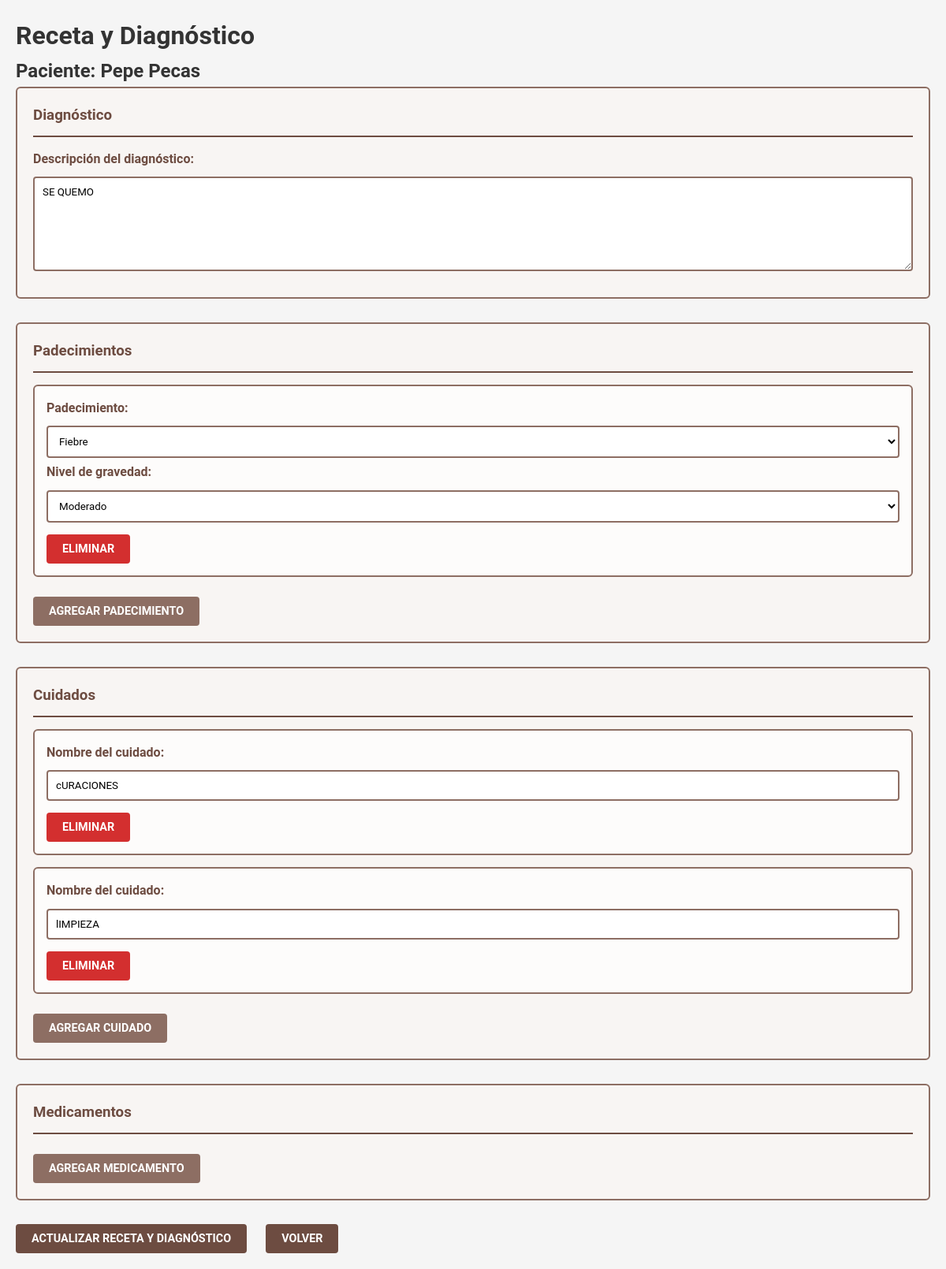
Screenshot of /doctor/receta-paciente/2/ (signed in) with the database file from the repository.
### usuarioJefa/models.py (models this page shows, shortened)
class Paciente(models.Model):
    SEXO_CHOICES = [
        ('M', 'Masculino'),
        ('F', 'Femenino'),
    ]
    ESTADO_CHOICES = [
        ('ACTIVO', 'Activo'),
        ('INACTIVO', 'Inactivo'),
    ]
    nombres = models.CharField(max_length=100)
    apellidos = models.CharField(max_length=100)
    fecha_nacimiento = models.DateField()
    sexo = models.CharField(max_length=1, choices=SEXO_CHOICES)
    num_seguridad_social = models.CharField(max_length=20, unique=True)
    fecha_ingreso = models.DateTimeField(default=timezone.now)
    estado = models.CharField(max_length=10, choices=ESTADO_CHOICES, default='ACTIVO')
    area = models.ForeignKey('login.AreaEspecialidad', on_delete=models.PROTECT)  # Referenciamos a login.AreaEspecialidad
    doctor_actual = models.ForeignKey(
        Usuarios,
        on_delete=models.SET_NULL,
        null=True,
        related_name='pacientes_doctor',
        limit_choices_to={'tipoUsuario': 'DR'}
    )
    enfermero_actual = models.ForeignKey(
        Usuarios,
        on_delete=models.SET_NULL,
        null=True,
        related_name='pacientes_enfermero',
        limit_choices_to={'tipoUsuario': 'EN'}
    )
    hospital_origen = models.CharField(max_length=200, blank=True, null=True)
    esta_activo = models.BooleanField(default=True)
    fecha_alta = models.DateTimeField(null=True, blank=True)
    numero_ingresos = models.PositiveIntegerField(default=1)

### usuarioDoctor/models.py (models this page shows, shortened)
class Diagnostico(models.Model):
    NIVELES_GRAVEDAD = [
        (1, 'Leve'),
        (2, 'Moderado'),
        (3, 'Grave')
    ]
    paciente = models.ForeignKey('usuarioJefa.Paciente', on_delete=models.CASCADE, related_name='diagnosticos')
    doctor = models.ForeignKey(
        Usuarios,
        on_delete=models.PROTECT,
        limit_choices_to={'tipoUsuario': 'DR'}
    )
    descripcion = models.TextField()
    cuidados_especificos = models.TextField()
    fecha_creacion = models.DateTimeField(auto_now_add=True)
    fecha_modificacion = models.DateTimeField(auto_now=True)
    aprobado_por_jefa = models.BooleanField(default=False)
    activo = models.BooleanField(default=True)
    numero_ingreso = models.PositiveIntegerField(default=1)
    class Meta:
        ordering = ['-fecha_creacion']

class RecetaPadecimiento(models.Model):
    receta = models.ForeignKey(Receta, on_delete=models.CASCADE, related_name='padecimientos')
    padecimiento = models.ForeignKey(Padecimiento, on_delete=models.PROTECT)
    nivel_gravedad = models.IntegerField(choices=Diagnostico.NIVELES_GRAVEDAD)

class Padecimiento(models.Model):
    nombre = models.CharField(max_length=200)
    descripcion = models.TextField(null=True, blank=True)
    areas = models.ManyToManyField(
        'login.AreaEspecialidad',
        blank=True,
        related_name='padecimientos_relacionados',
        help_text="Áreas hospitalarias donde se maneja este padecimiento"
    )
    fortalezas = models.ManyToManyField(
        'login.Fortaleza',
        blank=True,
        related_name='padecimientos_asociados',
        help_text="Fortalezas de enfermería necesarias para atender este padecimiento"
    )
    activo = models.BooleanField(default=True)
    class Meta:
        ordering = ['nombre']
        verbose_name = 'Padecimiento'
        verbose_name_plural = 'Padecimientos'

class RecetaCuidado(models.Model):
    receta = models.ForeignKey(Receta, on_delete=models.CASCADE, related_name='cuidados')
    cuidado = models.ForeignKey(Cuidado, on_delete=models.PROTECT)
    completado = models.BooleanField(default=False)
    fecha_completado = models.DateTimeField(null=True, blank=True)
    completado_por = models.ForeignKey(
        'login.Usuarios',
        null=True,
        blank=True,
        on_delete=models.SET_NULL,
        limit_choices_to={'tipoUsuario': 'EN'}
    )

class Cuidado(models.Model):
    nombre = models.CharField(max_length=200)
    class Meta:
        verbose_name = 'Cuidado'
        verbose_name_plural = 'Cuidados'

### usuarioDoctor/views.py (the view, shortened to what this page needs)
@login_required
def receta_paciente(request, paciente_id):
    paciente = get_object_or_404(Paciente, id=paciente_id)
    receta_actual = Receta.objects.filter(
        paciente=paciente,
        activa=True
    ).select_related('diagnostico').first()
    context = {
        'paciente': paciente,
        'medicamentos': Medicamento.objects.filter(cantidad_disponible__gt=0),
        'niveles_gravedad': Diagnostico.NIVELES_GRAVEDAD,
        'receta_actual': receta_actual,
        'padecimientos_disponibles': Padecimiento.objects.filter(activo=True)  # Añadido
    }
    if receta_actual:
        context.update({
            'padecimientos': RecetaPadecimiento.objects.filter(receta=receta_actual).select_related('padecimiento'),
            'cuidados': RecetaCuidado.objects.filter(receta=receta_actual).select_related('cuidado'),
            'detalles_medicamentos': DetalleReceta.objects.filter(receta=receta_actual).select_related('medicamento'),
            'diagnostico': receta_actual.diagnostico,
        })
    return render(request, 'usuarioDoctor/receta_paciente.html', context)

### usuarioDoctor/templates/usuarioDoctor/Receta_paciente.html (shortened to what this page needs)
<!DOCTYPE html>
<html lang="es">
<head>
</head>
<body>
    <h1>Receta y Diagnóstico</h1>
    <h2>Paciente: {{ paciente.nombres }} {{ paciente.apellidos }}</h2>
    <form method="POST" id="recetaForm">
        <div class="seccion-diagnostico">
            <h3>Diagnóstico</h3>
            <div>
                <label for="descripcion">Descripción del diagnóstico:</label><br>
                <textarea name="descripcion_diagnostico" id="descripcion" rows="4" required>{% if diagnostico %}{{ diagnostico.descripcion }}{% endif %}</textarea>
            </div>
        </div>
<div class="seccion-padecimientos">
    <h3>Padecimientos</h3>
    <div id="padecimientos-container">
        {% if padecimientos %}
            {% for padecimiento in padecimientos %}
                <div class="padecimiento-row">
                    <div>
                        <label>Padecimiento:</label>
                        <select name="padecimientos[]" required>
                            {% for pad in padecimientos_disponibles %}
                                <option value="{{ pad.id }}" {% if pad.id == padecimiento.padecimiento.id %}selected{% endif %}>
                                    {{ pad.nombre }}
                                </option>
                            {% endfor %}
                        </select>
                    </div>
                    <div>
                        <label>Nivel de gravedad:</label>
                        <select name="niveles_gravedad[]" required>
                            {% for nivel in niveles_gravedad %}
                                <option value="{{ nivel.0 }}" {% if nivel.0 == padecimiento.nivel_gravedad %}selected{% endif %}>
                                    {{ nivel.1 }}
                                </option>
                            {% endfor %}
                        </select>
                    </div>
                    <button type="button" onclick="eliminarPadecimiento(this)">Eliminar</button>
                </div>
            {% endfor %}
        {% endif %}
    </div>
    <button type="button" onclick="agregarPadecimiento()">Agregar Padecimiento</button>
</div>
        <div class="seccion-cuidados">
            <h3>Cuidados</h3>
            <div id="cuidados-container">
                {% if cuidados %}
                    {% for cuidado in cuidados %}
                        <div class="cuidado-row">
                            <div>
                                <label>Nombre del cuidado:</label>
                                <input type="text" name="cuidados[]" required value="{{ cuidado.cuidado.nombre }}">
                            </div>
                            <button type="button" onclick="eliminarCuidado(this)">Eliminar</button>
                        </div>
                    {% endfor %}
                {% endif %}
            </div>
            <button type="button" onclick="agregarCuidado()">Agregar Cuidado</button>
        </div>
        <div class="seccion-medicamentos">
            <h3>Medicamentos</h3>
            <button type="button" onclick="agregarMedicamento()">Agregar Medicamento</button>
        </div>
        <div style="margin-top: 20px;">
            {% if receta_actual %}
                <button type="submit">Actualizar Receta y Diagnóstico</button>
            {% else %}
                <button type="submit">Crear Receta y Diagnóstico</button>
            {% endif %}
            <a href="{% url 'doctor:pacientes_doctor' %}" style="margin-left: 10px;">
                <button type="button">Volver</button>
            </a>
        </div>
    </form>
</body>
</html>

### usuarioDoctor/templates/usuarioDoctor/Receta_paciente.html (style rules this page uses)
:root { --primary-color: #6D4C41; --secondary-color: #8D6E63; --accent-color: #A1887F; --background-color: #F5F5F5; --text-color: #333333; --white: #FFFFFF; --border-color: #7E7E7E; }
* { margin: 0; padding: 0; box-sizing: border-box; font-family: 'Roboto', 'Arial', sans-serif; }
body { background-color: var(--background-color); color: var(--text-color); line-height: 1.6; padding: 20px; }
.seccion-diagnostico, .seccion-padecimientos, .seccion-cuidados, .seccion-medicamentos { margin-bottom: 30px; padding: 20px; border: 2px solid var(--secondary-color); border-radius: 6px; background-color: #F8F5F3; }
.seccion-diagnostico h3, .seccion-padecimientos h3, .seccion-cuidados h3, .seccion-medicamentos h3 { color: var(--primary-color); border-bottom: 2px solid var(--primary-color); padding-bottom: 10px; margin-bottom: 15px; }
label { display: inline-block; margin-bottom: 5px; font-weight: 600; color: var(--primary-color); }
input, select, textarea { width: 100%; padding: 10px; border: 2px solid var(--secondary-color); border-radius: 4px; margin: 5px 0; transition: border-color 0.3s ease; background-color: var(--white); }
textarea { resize: vertical; min-height: 120px; }
.padecimiento-row, .medicamento-row, .cuidado-row { margin: 15px 0; padding: 15px; border: 2px solid var(--secondary-color); border-radius: 6px; background-color: rgba(255, 255, 255, 0.7); }
.btn, button[type="button"], button[type="submit"] { display: inline-block; background-color: var(--primary-color); color: var(--white); border: none; padding: 10px 20px; border-radius: 4px; cursor: pointer; font-size: 0.9rem; font-weight: 600; transition: background-color 0.3s ease; margin-right: 10px; text-decoration: none; text-transform: uppercase; }
.padecimiento-row button, .medicamento-row button, .cuidado-row button { background-color: #D32F2F; margin-top: 10px; }
.seccion-padecimientos > button[type="button"], .seccion-cuidados > button[type="button"], .seccion-medicamentos > button[type="button"] { background-color: var(--secondary-color); margin-top: 10px; }

### rows the page displays
Paciente: nombres "Pepe", apellidos "Pecas"
Diagnostico: descripcion_diagnostico "SE QUEMO"
RecetaPadecimiento: padecimiento.nombre "Fiebre", nivel_gravedad "Moderado"
RecetaCuidado: cuidado.nombre "cURACIONES"
RecetaCuidado: cuidado.nombre "lIMPIEZA"
